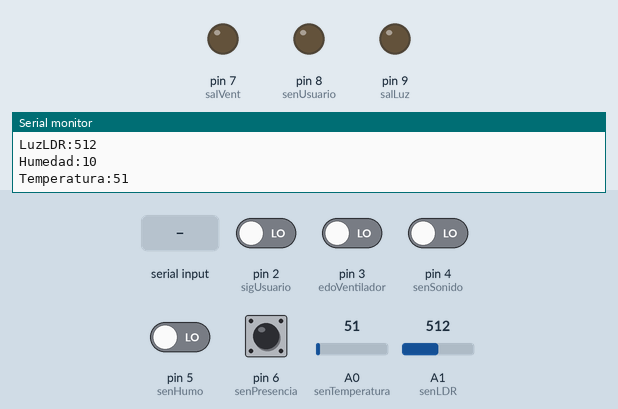
This sketch was run on a simulated Arduino Uno, built with avr-gcc and run on an emulated ATmega328P. Shown: output pins drawn as LEDs (lit = HIGH), the last lines printed to the serial monitor. Inputs (shaded band) come from the test bench; at power-on: pin 6 (senPresencia) HIGH, pin 2 (sigUsuario), pin 3 (edoVentilador), pin 4 (senSonido), pin 5 (senHumo) LOW, A0 (senTemperatura) = 51, A1 (senLDR) = 512.

Above: at 1.2 s.
1.3 s: pin 2 (sigUsuario) driven HIGH
At 3.1 s:
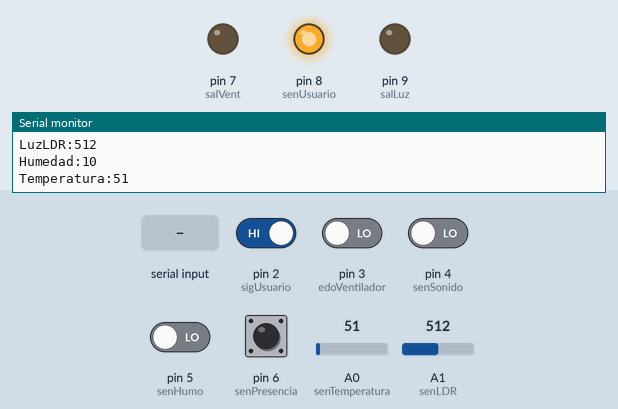
3.5 s: pin 3 (edoVentilador) driven HIGH
At 4.7 s:
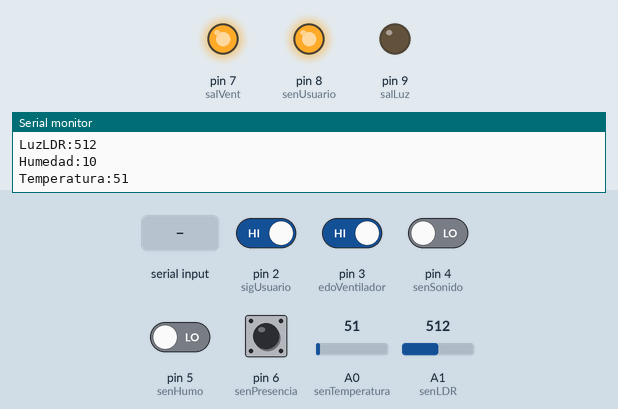
5.6 s: "d\n" received over Serial
At 7.3 s:
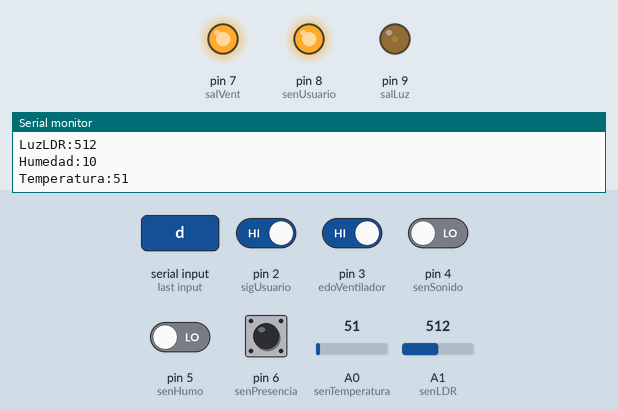
7.6 s: byte 116 ('t') received over Serial
At 10.6 s:
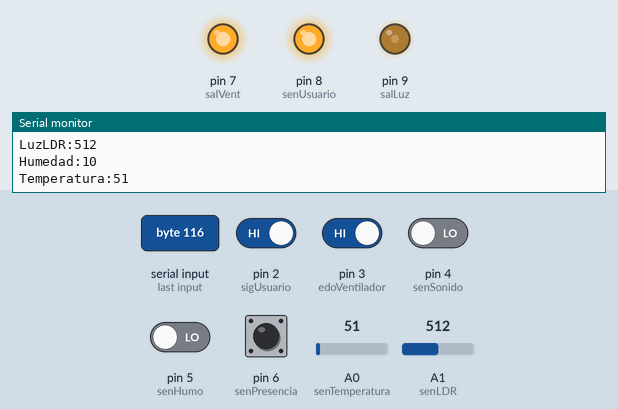
11.7 s: byte 115 ('s') received over Serial
At 13.4 s:
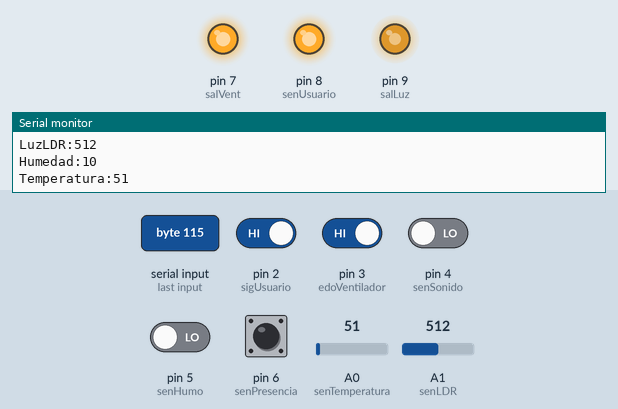
13.7 s: byte 111 ('o') received over Serial
At 15.1 s:
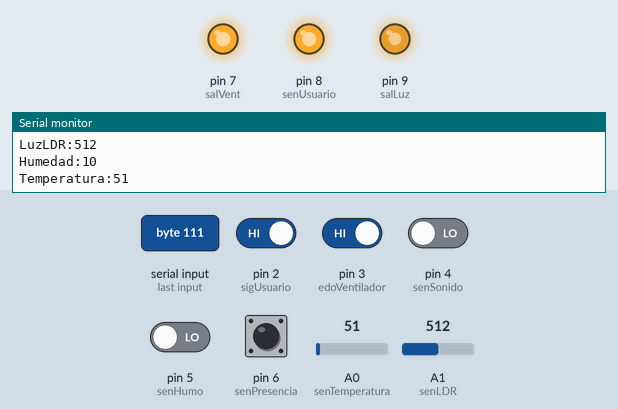
Timing chart, 0 to 16.7 s (numbered marks = the images above; inputs shaded):
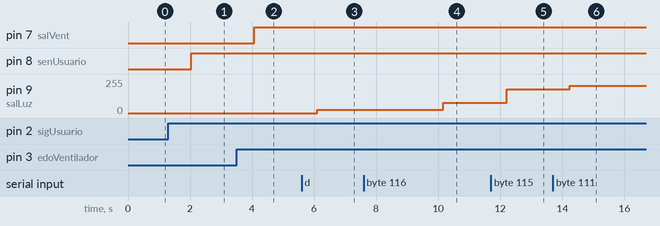

The sketch:

Circuito.ino
```cpp
//#include <MySQL_Connection.h>
//#include <MySQL_Cursor.h>

//Valores
int presencia=0, humo=0, sonido=0, ventilador=0, usuario=0; //ingresado con switch
int luz=0, luzLDR=0; //leído por base de datos //leído del serial
int humedad=10; //leído del serial //constante
int temperatura; //leído
char* resultados;

//Sensores //Pines de entrada
const int senPresencia= 6;
const int senHumo= 5;
const int senSonido= 4;
const int edoVentilador= 3;
const int sigUsuario= 2;
//const int senLuz= 9;
//const int senHumedad= 6; //mismo sensor
const int senTemperatura= A0; //mismo sensor //en la prueba está en °F, en el código java se convertirá a celsius
const int senLDR=A1;

//Salidas
const int salLuz=9;
const int salVent=7;
const int senUsuario=8;

void setup() {
  Serial.begin(9600);

  pinMode(senPresencia, INPUT);
  pinMode(senHumo, INPUT);
  pinMode(senSonido, INPUT);
  pinMode(edoVentilador, INPUT);
  pinMode(sigUsuario, INPUT);
  //pinMode(senTemperatura, INPUT);

  pinMode(salLuz, OUTPUT);
  pinMode(salVent, OUTPUT);
  pinMode(senUsuario, OUTPUT);
}

void loop() {
 // resultados= "";

  //char* elchar= Serial.read();
  //int tempLeida= analogRead(senTemperatura);
  temperatura= analogRead(senTemperatura);
  //strcat(resultados, temperatura);
  luzLDR= analogRead(senLDR);

  luz= cambiarIntensidadLuminosa();
  analogWrite(salLuz, luz);

  presencia= digitalRead(senPresencia);
  humo= digitalRead(senHumo);
  sonido= digitalRead(senSonido);
  ventilador= digitalRead(edoVentilador);
  if(ventilador==1)
    digitalWrite(salVent, HIGH);
  else
    digitalWrite(salVent, LOW);

  usuario= digitalRead(sigUsuario);
  if(usuario==1)
    digitalWrite(senUsuario, HIGH);
  else
    digitalWrite(senUsuario, LOW);

  imprimirInfo(&presencia, &humo, &sonido, &ventilador, &usuario, &luz, &luzLDR, &humedad, &temperatura);

  delay(2000);
}

void imprimirInfo(int*presencia, int*humo, int*sonido, int*ventilador, int*usuario, int*luz, int*luzLDR, int*humedad, int*temperatura){
  Serial.print("Presencia:");
  Serial.print(*presencia);
  Serial.print("\n");

  Serial.print("Humo:");
  Serial.print(*humo);
  Serial.print("\n");

  Serial.print("Sonido:");
  Serial.print(*sonido);
  Serial.print("\n");

  Serial.print("Ventilador:");
  Serial.print(*ventilador);
  Serial.print("\n");

  Serial.print("Usuario:");
  Serial.print(*usuario);
  Serial.print("\n");

  Serial.print("Luz:");
  Serial.print(*luz);
  Serial.print("\n");

  Serial.print("LuzLDR:");
  Serial.print(*luzLDR);
  Serial.print("\n");

  Serial.print("Humedad:");
  Serial.print(*humedad);
  Serial.print("\n");

  Serial.print("Temperatura:");
  Serial.print(*temperatura);
  Serial.print("\n");

  Serial.print("\n");
  Serial.print("\n");
  Serial.print("\n");
}

int cambiarIntensidadLuminosa(){
  char caso = Serial.read();
  switch (caso){
    case 'z':
      luz=0;
      break;

    case 'd':
      luz=26;
      //luz=10;
      break;

    case 'v':
      luz=51;
      //luz=20;
      break;

    case 't':
      luz=77;
      //luz=30;
      break;

    case 'c':
      luz=102;
      //luz=40;
      break;

    case 's':
      luz=180;
      //luz=50;
      break;

    case 'x':
      luz=153;
      //luz=60;
      break;

    case 'r':
      luz=179;
      //luz=70;
      break;

    case 'o':
      luz=204;
      //luz=80;
      break;

    case 'n':
      luz=230;
      //luz=90;
      break;

    case 'a':
      luz=255;
      //luz=100;
      break;

    default:
      luz=luz;
      break;
  }

  return luz;
}
```

Measured:
- after the input at 1.3 s, pin 8 (senUsuario): LOW → HIGH after 0.73 s
- after the input at 3.5 s, pin 7 (salVent): LOW → HIGH after 0.57 s
- after the input at 5.6 s, pin 9 (salLuz): 0/255 → 26/255 after 0.50 s
- after the input at 7.6 s, pin 9 (salLuz): 26/255 → 77/255 after 2.6 s
- after the input at 11.7 s, pin 9 (salLuz): 77/255 → 180/255 after 0.51 s
- after the input at 13.7 s, pin 9 (salLuz): 180/255 → 204/255 after 0.54 s
